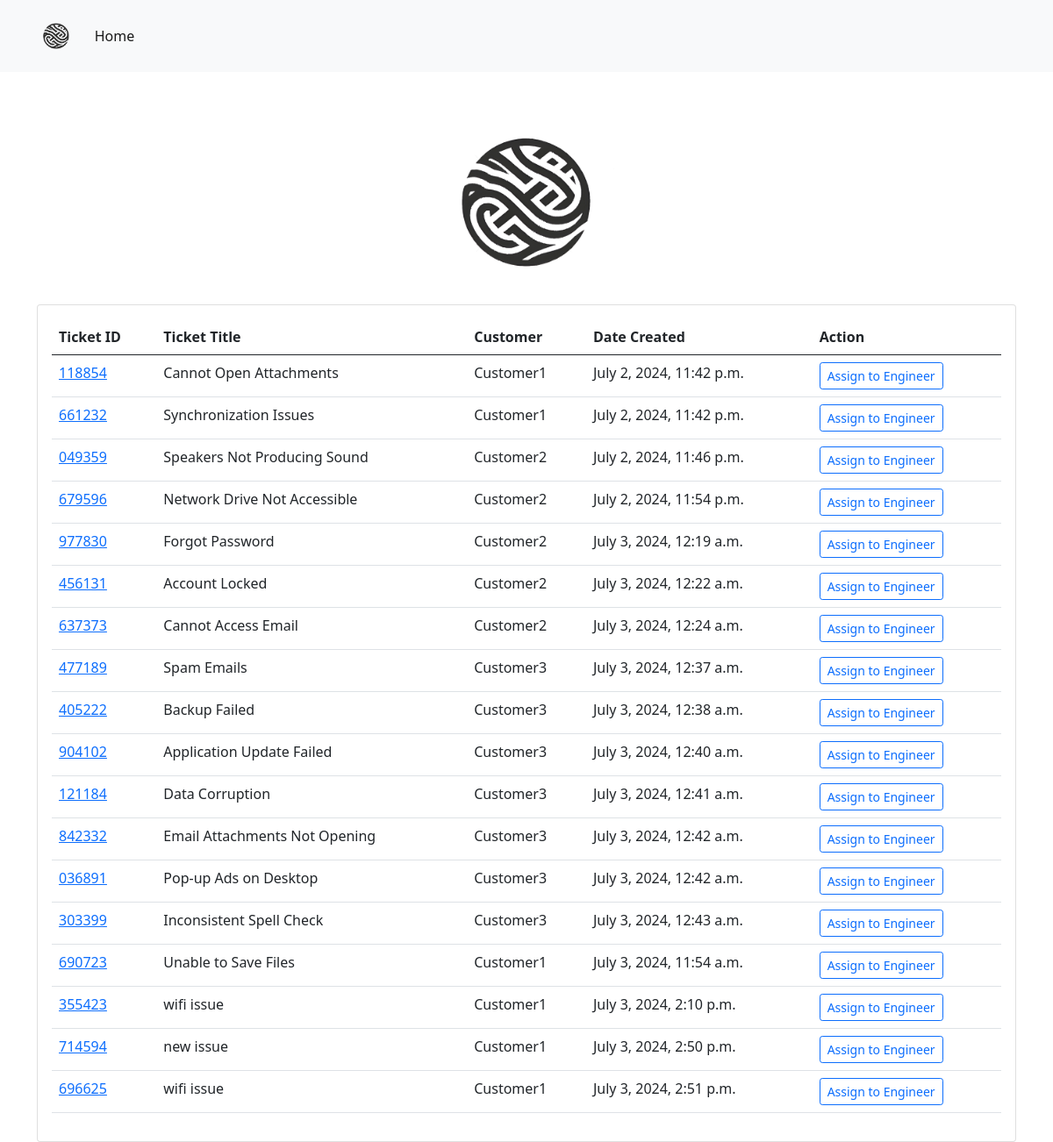
The app's page /ticket/ticket-queue/ with its own data.
### ticket/models.py (models this page shows)
class Ticket(models.Model):
    customer = models.ForeignKey(User, on_delete=models.CASCADE)
    engineer = models.ForeignKey(User, on_delete=models.DO_NOTHING, related_name='engineer', null=True, blank=True)
    ticket_id = models.CharField(max_length=15, unique=True)
    ticket_title = models.CharField(max_length=50)
    ticket_description = models.TextField()
    status = models.CharField(max_length=20, choices=(('Active', 'Active'), ('Pending', 'Pending'), ('Resolved', 'Resolved')), default='Pending')
    created_on = models.DateTimeField(auto_now_add=True)
    last_modified = models.DateTimeField(auto_now=True)
    is_resolved = models.BooleanField(default=False)
    severity = models.CharField(max_length=5, choices=(('A', 'A'), ('B', 'B')), default='B')
    is_assigned_to_engineer = models.BooleanField(default=False)
    resolution_steps = models.TextField(blank=True, null=True)

### accounts/models.py (models this page shows)
class User(AbstractUser):
    is_customer = models.BooleanField(default=False)
    is_engineer = models.BooleanField(default=False)
    email = models.EmailField(unique=True)

### ticket/views.py (the view)
# urls.py: path('ticket-queue/', views.ticket_queue, name='ticket-queue'),
def ticket_queue(request):
    tickets = Ticket.objects.filter(is_assigned_to_engineer=False)
    context = {'tickets':tickets}
    return render(request, 'ticket/ticket_queue.html', context)

### templates/ticket/ticket_queue.html
{% extends 'base.html' %}
{% load static %}
{% block content %}
<div class="container-fluid text-center my-3">
    <img src="{% static 'assets/logo.png' %}" class="img-fluid" alt="Logo" style="max-width: 200px;">
</div>
<div class="card">
    <div class="card-body">
        <table class="table">
            <thead>
                <tr>
                    <th scope="col">Ticket ID</th>
                    <th scope="col">Ticket Title</th>
                    <th scope="col">Customer</th>
                    <th scope="col">Date Created</th>
                    <th scope="col">Action</th>
                </tr>
            </thead>
            <tbody>
                {% for ticket in tickets %}
                <tr>
                    <td><a href="{% url 'ticket-details' ticket.ticket_id %}">{{ticket.ticket_id}}</a></td>
                    <td>{{ticket.ticket_title}}</td>
                    <td>{{ticket.customer}}</td>
                    <td>{{ticket.created_on}}</td>
                    <td><a href="{% url 'assign-ticket' ticket.ticket_id %}" class="btn btn-outline-primary btn-sm">Assign to Engineer</a></td>
                </tr>
                {% endfor %}
            </tbody>
        </table>
    </div>
</div>
{% endblock content %}

### templates/base.html (shortened to what this page needs)
{% load static %}
<!doctype html>
<html lang="en">
<head>
    <link href="https://cdn.jsdelivr.net/npm/bootstrap@5.0.2/dist/css/bootstrap.min.css" rel="stylesheet"
>
    <link href="https://cdn.jsdelivr.net/npm/bootstrap-icons/font/bootstrap-icons.css" rel="stylesheet">
</head>
<body>
    <nav class="navbar navbar-expand-lg navbar-light bg-light">
        <div class="container-fluid">
            <a class="navbar-brand" href="/">
                <img src="{% static 'assets/logo.png' %}" alt="Logo">
            </a>
            <div class="collapse navbar-collapse" id="navbarSupportedContent">
                <ul class="navbar-nav me-auto mb-2 mb-lg-0">
                    <li class="nav-item">
                        <a class="nav-link active" aria-current="page" href="/">Home</a>
                    </li>
                </ul>
            </div>
        </div>
    </nav>
    <div class="container mt-5">
        {% block content %}
        {% endblock content %}
    </div>
</body>
</html>

### templates/base.html (style rules this page uses)
.navbar { padding: 1rem 2rem; }
.navbar-brand img { max-height: 40px; }
.navbar-nav .nav-link { font-size: 1rem; padding: 0.5rem 1rem; }

### records on screen
Ticket: ticket_id "118854", ticket_title "Cannot Open Attachments", customer "Customer1", created_on "July 2, 2024, 11:42 p.m."
Ticket: ticket_id "661232", ticket_title "Synchronization Issues", customer "Customer1", created_on "July 2, 2024, 11:42 p.m."
Ticket: ticket_id "049359", ticket_title "Speakers Not Producing Sound", customer "Customer2", created_on "July 2, 2024, 11:46 p.m."
Ticket: ticket_id "679596", ticket_title "Network Drive Not Accessible", customer "Customer2", created_on "July 2, 2024, 11:54 p.m."
Ticket: ticket_id "977830", ticket_title "Forgot Password", customer "Customer2", created_on "July 3, 2024, 12:19 a.m."
Ticket: ticket_id "456131", ticket_title "Account Locked", customer "Customer2", created_on "July 3, 2024, 12:22 a.m."
Ticket: ticket_id "637373", ticket_title "Cannot Access Email", customer "Customer2", created_on "July 3, 2024, 12:24 a.m."
Ticket: ticket_id "477189", ticket_title "Spam Emails", customer "Customer3", created_on "July 3, 2024, 12:37 a.m."
Ticket: ticket_id "405222", ticket_title "Backup Failed", customer "Customer3", created_on "July 3, 2024, 12:38 a.m."
Ticket: ticket_id "904102", ticket_title "Application Update Failed", customer "Customer3", created_on "July 3, 2024, 12:40 a.m."
Ticket: ticket_id "121184", ticket_title "Data Corruption", customer "Customer3", created_on "July 3, 2024, 12:41 a.m."
Ticket: ticket_id "842332", ticket_title "Email Attachments Not Opening", customer "Customer3", created_on "July 3, 2024, 12:42 a.m."
Ticket: ticket_id "036891", ticket_title "Pop-up Ads on Desktop", customer "Customer3", created_on "July 3, 2024, 12:42 a.m."
Ticket: ticket_id "303399", ticket_title "Inconsistent Spell Check", customer "Customer3", created_on "July 3, 2024, 12:43 a.m."
Ticket: ticket_id "690723", ticket_title "Unable to Save Files", customer "Customer1", created_on "July 3, 2024, 11:54 a.m."
Ticket: ticket_id "355423", ticket_title "wifi issue", customer "Customer1", created_on "July 3, 2024, 2:10 p.m."
Ticket: ticket_id "714594", ticket_title "new issue", customer "Customer1", created_on "July 3, 2024, 2:50 p.m."
Ticket: ticket_id "696625", ticket_title "wifi issue", customer "Customer1", created_on "July 3, 2024, 2:51 p.m."
